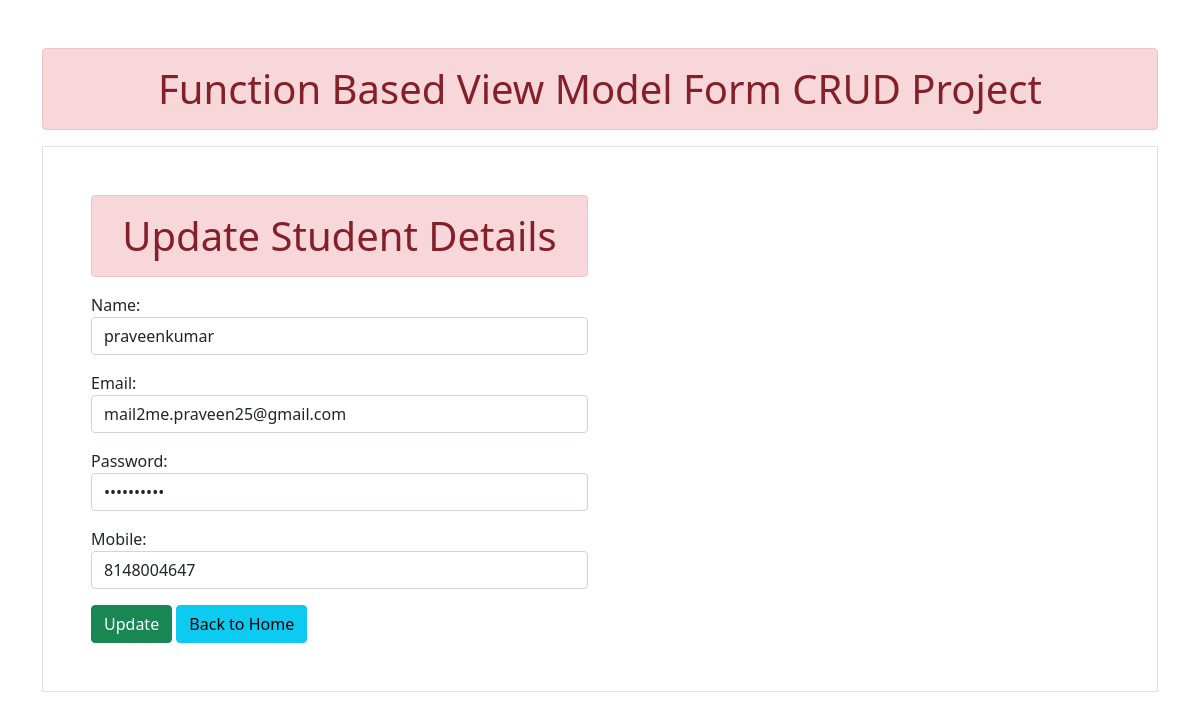
The page /u/20 on the database its author committed.
### std/models.py (models this page shows, shortened)
class student(models.Model):
    name = models.CharField(max_length=50)
    email=models.EmailField()
    password=models.CharField(max_length=10)
    createdat=models.DateTimeField(auto_now_add=True)
    mobile=models.IntegerField()

### std/views.py (the view)
# urls.py: path('u/<int:id>',views.update,name='Update'),
def update(request,id):
    if request.method=='POST':
        d=student.objects.get(pk=id)
        fm=StudentForm(request.POST,instance=d)
        if fm.is_valid():
            fm.save()
        return redirect("create")
    else:
        d=student.objects.get(pk=id)
        fm=StudentForm(instance=d)
    return render(request,'std/update.html',{'fm':fm})

### std/forms.py
class StudentForm(forms.ModelForm):
    class Meta:
        model=student
        fields=['name','email','password','mobile']
        widgets={
            'name':forms.TextInput(attrs={'class':'form-control'}),
            'email':forms.EmailInput(attrs={'class':'form-control'}),
            'password':forms.PasswordInput(render_value=True,attrs={'class':'form-control'}),
            'mobile':forms.NumberInput(attrs={'class':'form-control','max_length':10}),
        }

### std/templates/std/update.html (shortened to what this page needs)
{%extends 'std/base.html'%}
{%block content%}
<div class="contianer-sm p-5 my-3 border">
<div class="row">
<div class="col-sm-6">
    <h1 class="text-center alert alert-danger">Update Student Details</h1>
    <form  method="POST">
        {{fm.as_p}}
        <button type="submit" class="btn btn-success">Update</button>
        <a href={% url 'create' %} class="btn btn-info">Back to Home</a>
    </form>
    </div>
</div>
{%endblock content%}

### rows shown on the page
student: name "praveenkumar", email "mail2me.praveen25@gmail.com", mobile "8148004647"
